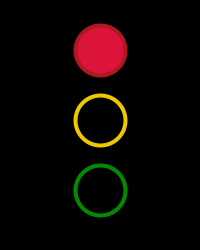
Frame 1 (no input)
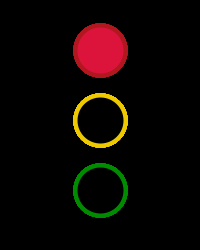
Frame 60 (the mouse pressed at the canvas centre just before this capture)
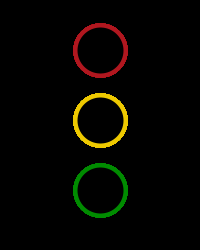
Frame 120 (the mouse held since frame 60 and released just before this capture)

The Processing sketch that drew these frames (run headless with seeded random() and noise(); from frame 60 on, the mouse is pressed at the canvas centre):

// Processing sketch: processing_135539
// ── processing_135539.pde

void setup(){
size(200,250);
background (0);
smooth();
}

void draw(){
  strokeWeight (4);
  stroke (176,23,31);
if ((mouseX < 100) && (mouseY < 50)){
fill (220,20,60);
ellipse (100,50,50,50);
}
else {
  fill (0);
  ellipse (100,50,50,50);
}
stroke (238,201,0);
if ((mouseX >100) && (mouseY > 100)){
  fill (255,215,0);
  ellipse (100,120,50,50);
}
else {
  fill (0);
  ellipse (100,120,50,50);
}
stroke (0,139,0);
if ((mouseX >120) && (mouseY >120)){
  fill (102,205,0);
  ellipse (100,190,50,50);
}
else {
  fill (0);
  ellipse (100,190,50,50);
}
}
